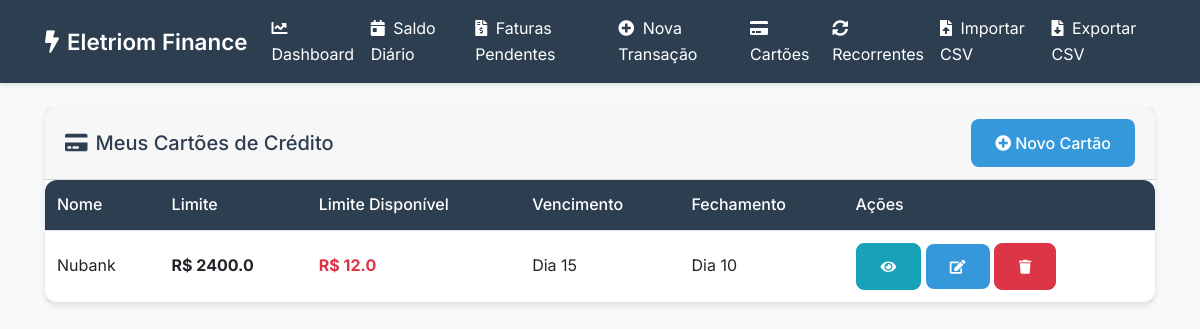
/credit_cards, run on an earlier commit of the app's database.
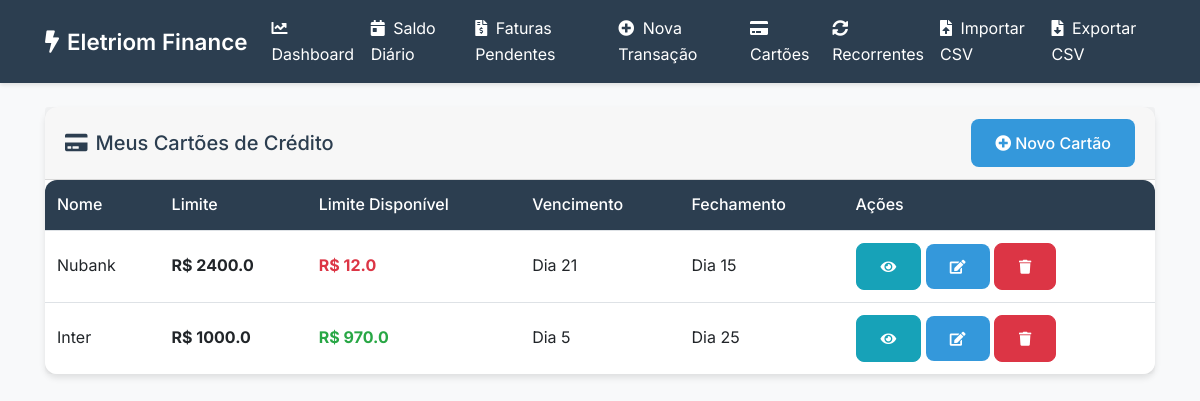
And on a later commit of the database.
### app.py (models this page shows)
class CreditCard(db.Model):
    id = db.Column(db.Integer, primary_key=True)
    name = db.Column(db.String(100), nullable=False)
    limit = db.Column(db.Float, nullable=False)
    due_day = db.Column(db.Integer, nullable=False)  # Dia de vencimento (1-31)
    closing_day = db.Column(db.Integer, nullable=False)  # Dia de fechamento (1-31)
    user_id = db.Column(db.Integer, db.ForeignKey('user.id'), nullable=False)

### app.py (the view)
@app.route('/credit_cards')
def credit_cards():
    cards = CreditCard.query.all()
    cards_with_available = []
    for card in cards:
        card_transactions = Transaction.query.filter_by(credit_card_id=card.id, trans_type='saida').all()
        used_limit = sum(txn.value for txn in card_transactions)
        available_limit = card.limit - used_limit
        today = datetime.now().date()
        current_month = today.month
        current_year = today.year
        if today.day > card.due_day:
            if current_month == 12:
                next_due_month = 1
                next_due_year = current_year + 1
            else:
                next_due_month = current_month + 1
                next_due_year = current_year
        else:
            next_due_month = current_month
            next_due_year = current_year
        next_due_date = datetime(next_due_year, next_due_month, card.due_day).date()
        cards_with_available.append({
            'id': card.id,
            'name': card.name,
            'limit': card.limit,
            'available_limit': available_limit,
            'due_day': card.due_day,
            'closing_day': card.closing_day,
            'next_due_date': next_due_date.strftime('%d-%b-%Y')
        })
    return render_template('credit_cards.html', credit_cards=cards_with_available)

### templates/credit_cards.html (shortened to what this page needs)
{% extends "base.html" %}
{% block content %}
<div class="card mb-4">
  <div class="card-header d-flex justify-content-between align-items-center">
    <h5 class="mb-0"><i class="fas fa-credit-card mr-2"></i>Meus Cartões de Crédito</h5>
    <button class="btn btn-primary" data-toggle="modal" data-target="#addCardModal">
      <i class="fas fa-plus-circle mr-1"></i>Novo Cartão
    </button>
  </div>
  <div class="table-responsive">
    <table class="table table-hover mb-0">
      <thead>
        <tr>
          <th>Nome</th>
          <th>Limite</th>
          <th>Limite Disponível</th>
          <th>Vencimento</th>
          <th>Fechamento</th>
          <th>Ações</th>
        </tr>
      </thead>
      <tbody>
        {% for card in credit_cards %}
        <tr>
          <td>{{ card.name }}</td>
          <td class="font-weight-bold">R$ {{ card.limit | round(2) }}</td>
          <td class="font-weight-bold {% if card.available_limit < (card.limit * 0.2) %}text-danger{% elif card.available_limit < (card.limit * 0.5) %}text-warning{% else %}text-success{% endif %}">
            R$ {{ card.available_limit | round(2) }}
          </td>
          <td>Dia {{ card.due_day }}</td>
          <td>Dia {{ card.closing_day }}</td>
          <td>
            <button class="btn btn-sm btn-info btn-view-card" data-id="{{ card.id }}" data-toggle="modal" data-target="#viewCardModal">
              <i class="fas fa-eye"></i>
            </button>
            <button class="btn btn-sm btn-primary btn-edit-card" data-id="{{ card.id }}" data-toggle="modal" data-target="#editCardModal">
              <i class="fas fa-edit"></i>
            </button>
            <button class="btn btn-sm btn-danger btn-delete-card" data-id="{{ card.id }}" data-toggle="modal" data-target="#deleteCardModal">
              <i class="fas fa-trash"></i>
            </button>
          </td>
        </tr>
        {% endfor %}
      </tbody>
    </table>
  </div>
</div>
{% endblock %}

### templates/base.html (shortened to what this page needs)
<!DOCTYPE html>
<html lang="pt-br">
<head>
  <link rel="stylesheet" href="https://maxcdn.bootstrapcdn.com/bootstrap/4.5.2/css/bootstrap.min.css">
  <link rel="stylesheet" href="{{ url_for('static', filename='style.css') }}">
  <link href="https://cdnjs.cloudflare.com/ajax/libs/font-awesome/5.15.4/css/all.min.css" rel="stylesheet">
</head>
<body>
  <nav class="navbar navbar-expand-lg navbar-dark">
    <div class="container">
      <a class="navbar-brand" href="{{ url_for('index') }}"><i class="fas fa-bolt mr-2"></i>Eletriom Finance</a>
      <div class="collapse navbar-collapse" id="navbarNav">
        <ul class="navbar-nav ml-auto">
          <li class="nav-item"><a class="nav-link" href="{{ url_for('index') }}"><i class="fas fa-chart-line mr-1"></i> Dashboard</a></li>
          <li class="nav-item"><a class="nav-link" href="{{ url_for('daily_balance') }}"><i class="fas fa-calendar-day mr-1"></i> Saldo Diário</a></li>
          <li class="nav-item"><a class="nav-link" href="{{ url_for('pending_invoices') }}"><i class="fas fa-file-invoice-dollar mr-1"></i> Faturas Pendentes</a></li>
          <li class="nav-item"><a class="nav-link" href="{{ url_for('add_transaction') }}"><i class="fas fa-plus-circle mr-1"></i> Nova Transação</a></li>
          <li class="nav-item"><a class="nav-link" href="{{ url_for('credit_cards') }}"><i class="fas fa-credit-card mr-1"></i> Cartões</a></li>
          <li class="nav-item"><a class="nav-link" href="{{ url_for('recurring_transactions') }}"><i class="fas fa-sync-alt mr-1"></i> Recorrentes</a></li>
          <li class="nav-item"><a class="nav-link" href="{{ url_for('upload_csv') }}"><i class="fas fa-file-upload mr-1"></i> Importar CSV</a></li>
          <li class="nav-item"><a class="nav-link" href="{{ url_for('export_csv') }}"><i class="fas fa-file-download mr-1"></i> Exportar CSV</a></li>
        </ul>
      </div>
    </div>
  </nav>
  <div class="container mt-4">
    {% block content %}{% endblock %}
  </div>
</body>
</html>

### static/style.css (style rules this page uses)
:root { --primary-color: #2c3e50; --secondary-color: #34495e; --accent-color: #3498db; --success-color: #2ecc71; --danger-color: #e74c3c; --text-color: #2c3e50; --light-bg: #f8f9fa; --border-color: #dee2e6; }
* { margin: 0; padding: 0; box-sizing: border-box; }
body { font-family: 'Inter', -apple-system, BlinkMacSystemFont, sans-serif; line-height: 1.6; color: var(--text-color); background-color: var(--light-bg); }
.navbar { box-shadow: 0 2px 4px rgba(0,0,0,0.1); background-color: var(--primary-color); }
.navbar-dark .navbar-brand, .navbar-dark .nav-link { color: white !important; }
.navbar-brand { font-weight: 600; font-size: 1.4rem; }
.card { border: none; border-radius: 12px; box-shadow: 0 4px 6px rgba(0,0,0,0.1); transition: transform 0.2s; }
.table { background: white; border-radius: 12px; overflow: hidden; box-shadow: 0 2px 4px rgba(0,0,0,0.05); }
.table thead th { background-color: var(--primary-color); color: white; font-weight: 500; border: none; }
.table td { vertical-align: middle; border-color: var(--border-color); }
.btn { border-radius: 8px; padding: 0.75rem 1.5rem; font-weight: 500; transition: transform 0.2s; }
.btn-primary { background-color: var(--accent-color); border: none; }

What changed in the data, as far as the page shows it:
changed CreditCard "Nubank": due_day "15" → "21"; closing_day "10" → "15"
added CreditCard: name "Inter", limit "1000.0", available_limit "970.0", due_day "5", closing_day "25"
